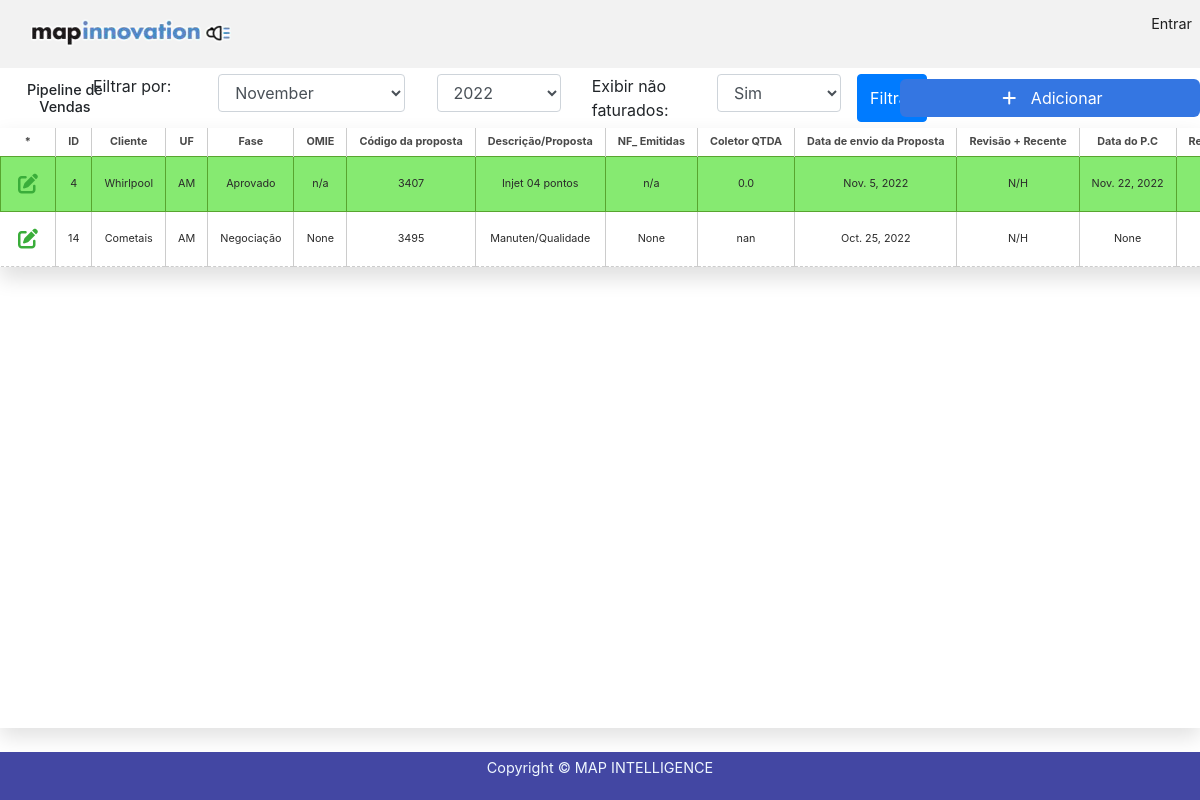
Page /pipeline/ on the committed database.
### pipeline/models.py (models this page shows, shortened)
class PipelineVendas(models.Model):
    created_at = models.DateField(auto_now=True)
    updated_at = models.DateField(auto_now_add=True)
    Cliente = models.CharField(max_length=255, blank=False, null=False)
    OP1 = (
        ('RO', 'Rondônia'),
        ('AC', 'Acre'),
        ('AM', 'Amazonas'),
        ('RR', 'Roraima'),
        ('PA', 'Pará'),
        ('AP', 'Amapá'),
        ('TO', 'Tocantins'),
        ('MA', 'Maranhão'),
        ('PI', 'Piauí'),
        ('CE', 'Ceará'),
        ('RN', 'Rio Grande do Norte'),
        ('PB', 'Paraíba'),
        ('PE', 'Pernambuco'),
        ('AL', 'Alagoas'),
        ('SE', 'Sergipe'),
        ('BA', 'Bahia'),
        ('MG', 'Minas Gerais'),
        ('ES', 'Espírito Santo'),
        ('RJ', 'Rio de Janeiro'),
        ('SP', 'São Paulo'),
        ('PR', 'Paraná'),
        ('SC', 'Santa Catarina'),
        ('RS', 'Rio Grande do Sul'),
        ('MS', 'Mato Grosso do Sul'),
        ('MT', 'Mato Grosso'),
        ('GO', 'Goiás'),
        ('DF', 'Distrito Federal'),
    )
    UF = models.CharField(choices=OP1, max_length=30, blank=True, null=True)
    OP2 = (
        ('Inicio', 'Inicio'),
        ('Negociação', 'Negociação'),
        ('Compras', 'Compras'),
        ('Aprovado', 'Aprovado'),
        ('Suspensa', 'Suspensa'),
        ('Reprovado preço', 'Reprovado preço'),
    )
    Fase = models.CharField(choices=OP2, max_length=20, blank=False, null=False)
    OMIE = models.CharField(max_length=100, blank=True, null=True)
    idProposta = models.IntegerField()
    Descricao = models.CharField(max_length=100, blank=True, null=True)
    NF_Emitidas = models.CharField(max_length=100, blank=True, null=True)
    Qtd_Coletor = models.IntegerField(blank=True, null=True)
    Data_envio_Proposta = models.DateField(auto_now=False, auto_now_add=False, blank=True, null=True)
    RevisaoRecente = models.CharField(max_length=50, blank=True, null=True)
    Data_doPC = models.DateField(auto_now=False, auto_now_add=False, blank=True, null=True)
    Recorrencia = models.DecimalField(max_digits=8, decimal_places=2, blank=True, null=True)
    Perpetua = models.DecimalField(max_digits=8, decimal_places=2, blank=True, null=True)
    Hardware = models.DecimalField(max_digits=8, decimal_places=2, blank=True, null=True)
    Servicos = models.DecimalField(max_digits=8, decimal_places=2, blank=True, null=True)
    TotalPrevisto = models.DecimalField(max_digits=8, decimal_places=2, blank=True, null=True)
    FaturadoMesAtual = models.DecimalField(max_digits=8, decimal_places=2, blank=True, null=True)
    Data_Faturamento = models.DateField(auto_now=False, auto_now_add=False, blank=True, null=True)
    OP3 = (
        ('Realizada', 'Realizada'),
        ('Pendente', 'Pendente'),
        ('N/A', 'N/A'),
    )
    Entrega = models.CharField(choices=OP3, max_length=50, blank=False, null=False)
    Pagamento = models.CharField(max_length=50, blank=True, null=True)
    Contato = models.CharField(max_length=50, blank=True, null=True)
    OBS = models.TextField(blank=True, null=True)

### pipeline/views.py (the view)
# urls.py: path('', views.PipelineView),
def PipelineView(request):
    today = date.today()
    lista_mes = []
    for i in range(1, 13):
        lista_mes.append(calendar.month_name[i])
    lista_ano = []
    for i in range(2015, today.year+1):
        lista_ano.append(i)
    lista_fatu = ['Sim', 'Não']
    mesAtual = 'October'
    anoAtual = today.year
    faturados_option = True
    faturadoAtual = "Sim"
    mes = request.GET.get('filter_mes')
    option = request.GET.get('faturados_option')
    if (option is None):
        option = 'Sim'
        faturadoAtual = 'Sim'
    else:
        faturadoAtual = option
    month = switch_mes(mes)
    mesAtual = request.GET.get('filter_mes')
    anoAtual = request.GET.get('filter_ano')
    if(anoAtual is None):
        anoAtual = today.year
    if(mesAtual is None):
        month = today.month
        mesAtual = 'November'
    dados_pipeline = pd.DataFrame(list(PipelineVendas.objects.all().values().filter(Data_doPC__month=month).filter(Data_doPC__year=anoAtual)))
    try:
        dados_pipeline = dados_pipeline[['id', 'Cliente', 'UF', 'Fase', 'OMIE', 'idProposta', 'Descricao', 'NF_Emitidas', 'Qtd_Coletor','Data_envio_Proposta', 'RevisaoRecente',
        'Data_doPC', 'Recorrencia', 'Perpetua', 'Hardware', 'Servicos', 'TotalPrevisto', 'FaturadoMesAtual', 'Data_Faturamento', 'Entrega', 'Pagamento', 'Contato', 'OBS']]
        dados_none = pd.DataFrame(list(PipelineVendas.objects.all().values().filter(Data_doPC__isnull=True)))
        dados_none = dados_none[['id', 'Cliente', 'UF', 'Fase', 'OMIE', 'idProposta', 'Descricao', 'NF_Emitidas', 'Qtd_Coletor','Data_envio_Proposta', 'RevisaoRecente',
        'Data_doPC', 'Recorrencia', 'Perpetua', 'Hardware', 'Servicos', 'TotalPrevisto', 'FaturadoMesAtual', 'Data_Faturamento', 'Entrega', 'Pagamento', 'Contato', 'OBS']]
        for index, row2 in dados_none.iterrows():
            if row2['Data_doPC'] != None:
                dados_none.drop(dados_none.index[index], inplace=True)
        dados_pipeline = pd.concat([dados_pipeline, dados_none])
        if option == 'Sim':
            option = 'Sim'
            for index1, row3 in dados_pipeline.iterrows():
                if row3['FaturadoMesAtual'] != None:
                    print(index1)
                    dados_pipeline.drop(dados_pipeline.index[index1], inplace=True)
    except:
        dados_pipeline = pd.DataFrame(columns=['id', 'Cliente', 'UF', 'Fase', 'OMIE', 'idProposta', 'Descricao', 'NF_Emitidas', 'Qtd_Coletor','Data_envio_Proposta', 'RevisaoRecente',
        'Data_doPC', 'Recorrencia', 'Perpetua', 'Hardware', 'Servicos', 'TotalPrevisto', 'FaturadoMesAtual', 'Data_Faturamento', 'Entrega', 'Pagamento', 'Contato', 'OBS'])
    n_faturados = PipelineVendas.objects.order_by('Cliente').filter(Data_doPC__isnull=True)
    formPipeline = PipelineForm()
    if request.method == 'POST':
        formPipelineAdd = PipelineForm(request.POST)
        if (formPipelineAdd.is_valid()):
            formPipelineAdd.save()
            return redirect('/pipeline')
    lista = [
        "*",
        'ID',
        "Cliente",
        "UF",
        "Fase",
        "OMIE",
        "Código da proposta",
        "Descrição/Proposta",
        "NF_ Emitidas",
        "Coletor QTDA",
        "Data de envio da Proposta",
        "Revisão + Recente",
        "Data do P.C",
        "Recorrencia",
        "Perpetua",
        "Hardware",
        "Serviços",
        "Total previsto",
        "Faturado ",
        "Data do Faturamento",
        "Entrega",
        "Pagamento",
        "Contato",
        "Observação",
        "*"
    ]
    op = ['Faturados', 'Não Faturados']
    context = {
    'dados_pipeline' : dados_pipeline   ,
    'lista': lista,
    'faturadoAtual' : faturadoAtual,
    'lista_fatu' : lista_fatu,
    'formPipeline': formPipeline,
    'lista_ano' : lista_ano,
    'lista_mes' : lista_mes,
    'mesAtual' : mesAtual,
    'anoAtual' : anoAtual,
    'op' : op,
    'faturados_option' : faturados_option
    }
    return render(request, 'pipeline/index.html', context)

### pipeline/forms.py
class PipelineForm(forms.ModelForm):
    Data_envio_Proposta = forms.DateTimeField(label="Data envio da Proposta", required=False, widget=NumberInput(attrs={'type':'date'}))
    Data_doPC = forms.DateTimeField(label="Data do P.C", required=False, widget=NumberInput(attrs={'type':'date'}))
    class Meta:
        model = PipelineVendas
        fields = (
            'Cliente',
            'UF',
            'Fase',
            'idProposta',
            'Descricao',
            'OMIE',
            'NF_Emitidas',
            'Qtd_Coletor',
            'Data_envio_Proposta',
            'RevisaoRecente',
            'Data_doPC',
            'Recorrencia',
            'Perpetua',
            'Hardware',
            'Servicos',
            'TotalPrevisto',
            'FaturadoMesAtual',
            'Data_Faturamento',
            'Entrega',
            'Pagamento',
            'Contato',
            'OBS'
            )

### pipeline/views.py (called while the page is built)
def switch_mes(mes):
    if mes == "January":
        return 1
    elif mes == "February":
        return 2
    elif mes == "March":
        return 3
    elif mes == "April":
        return 4
    elif mes == "May":
        return 5
    elif mes == "June":
        return 6
    elif mes == "July":
        return 7
    elif mes == "August":
        return 8
    elif mes == "September":
        return 9
    elif mes == "October":
        return 10
    elif mes == "November":
        return 11
    elif mes == "December":
        return 12

### pipeline/templates/pipeline/index.html (shortened to what this page needs)
{% extends 'based.html' %}
{% load django_template_maths %}
{% block content %}
<div class="container-f">
        <div class="container-flex">
            <h3 id="h3_fd">Pipeline de Vendas </h3>
            <div class="caixa-filtro " >
                <form action="" class="form-flex" >
                    <p class="col-2">Filtrar por:</p>
                    <select name="filter_mes" id="filter" class="col-3  form-control">
                        <option style="background-color: rgba(200, 206, 206, 0.7)" value="{{mesAtual}}">{{mesAtual}}</option>
                    </select>
                    <select name="filter_ano" id="filter" class="col-2    form-control">
                        <option style="background-color: rgba(200, 206, 206, 0.7)" value="{{anoAtual}}">{{anoAtual}}</option>
                    </select>
                    <p class="col-2" for="faturados_option">Exibir não faturados:</p>
                    <select name="faturados_option" id="filter" class="col-2  form-control">
                        <option style="background-color: rgba(200, 206, 206, 0.7)" value="{{faturadoAtual}}">{{faturadoAtual}}</option>
                    </select>
                    <button class="btn btn-primary my-2 my-sm-0" type="submit">Filtrar</button>
                </form>
            </div>
            <div class="col-3 add-div text-center"  onclick=abrir1()>
                <i class="fas fa-plus"> </i> Adicionar
            </div>
        </div>
    </div>
<div class="container-central">
    <table class="pipe-table">
        <tr class="header-pipe-table">
            {% for item in lista %}
                <th>{{item}}</th>
            {% endfor %}
        </tr>
        {% for row.id, row in dados_pipeline.iterrows %}
            {% if row.Fase == 'Aprovado' %}
                <tr class="pipe-table-tr" style=" background-color: #86EA71; " onmouseover="this.style.backgroundColor='#45C647'" onmouseout="this.style.backgroundColor='#86EA71'">
                    <td style="border: 1px solid #58A52F;"><a id="edit" href="/pipeline/editPipeline/{{row.id}}"><span><i class="fas fa-edit"></i></span></a></td>
                    {% for cell in row %}
                        <td style="border: 1px solid #58A52F;">
                            {{cell}}
                        </td>
                    {% endfor %}
                </tr>
            {% else %}
                <tr class="pipe-table-tr">
                    <td><a id="edit" href="/pipeline/editPipeline/{{row.id}}"><span><i class="fas fa-edit"></i></span></a></td>
                    {% for cell in row %}
                        <td>
                            {{cell}}
                        </td>
                    {% endfor %}
                </tr>
            {% endif %}
        {% endfor %}
    </table>
</div>
{% endblock  %}

### dashboard/static/css/styles.css (style rules this page uses)
h1, h3 { text-align: center; }
.container-flex { width: 100%; display: flex; align-items: center; justify-content: space-around; padding: 0.5vmax 0; }
.add-div { background-color: #3476e2; cursor: pointer; display: block; color: white; padding: 7px; width: 90%; border-radius: 6px; margin-left: 25px; }
.fas.fa-plus { color: #fff; margin-right: 10px; margin-left: 5px; cursor: pointer; }
.fas.fa-edit { color: rgb(58, 173, 58); }
.fas.fa-edit, .fas.fa-trash { cursor: pointer; margin: 5px; font-size: 20px; float: right; }

### pipeline/templates/pipeline/index.html (style rules this page uses)
.form-flex { display:flex; align-items: space-around; justify-content: center; width: 100%; }
.form-flex select { margin: 0 1em; }
.caixa-filtro { display:flex; align-items: space-around; }
.caixa-filtro p { margin: 0; }
.container-central { width: 100%; height: 75vh; margin: 0 auto; position: relative; box-shadow: 0px 9px 20px rgb(0 0 0 / 12%); width: auto; padding: 0; overflow-y:scroll; overflow-x:scroll; position: relative; }
#h3_fd { font-size: 1.2vmax; margin: 0; }
.pipe-table { padding-left: 0; width: max-content; text-align: center; box-shadow: 0px 1vmax 1.6vmax rgb(0 0 0 / 12%); }
.pipe-table-tr { font-size: 0.9vmax; padding-top: 0.9vmax; border-bottom: 1px dashed #ccc; color: rgb(42, 42, 42); padding: 0.5vmax 2vmax; text-align: justify; border: }
.header-pipe-table { border-bottom: 1px solid #ccc; font-weight: 500; color:rgb(73, 73, 73); }
.header-pipe-table th { border-right: 1px solid #ccc; padding:.5vmax 1vmax ; font-size: 0.9vmax; }
.pipe-table-tr td { border-right: 1px solid #ccc; padding:1vmax; text-align: center; }
.container-flex { width: 100%; display: flex; align-items: center; justify-content: space-around; padding: 0.5vmax 0; }

### dashboard/templates/based.html (style rules this page uses)
body { padding:0; margin:0; }

### rows in the picture
PipelineVendas: row "Whirlpool" "AM" "Aprovado" "n/a" "Injet 04 pontos" "n/a" "Nov. 5, 2022" "N/H" "Nov. 22, 2022"
PipelineVendas: row "Cometais" "AM" "Negociação" "Manuten/Qualidade" "Oct. 25, 2022" "N/H"

### other values in the picture
{{ item }} "*" "ID" "Cliente" "UF" "Fase" "OMIE" "Código da proposta" "Descrição/Proposta" "NF_ Emitidas" "Coletor QTDA" "Data de envio da Proposta" "Revisão + Recente" "Data do P.C"
{{ cell }} "4" "3407" "0.0"
{{ cell }} "14" "None" "3495" "None" "nan" "None"
form field filter_mes "November"
form field filter_ano "2022"
form field faturados_option "Sim"
